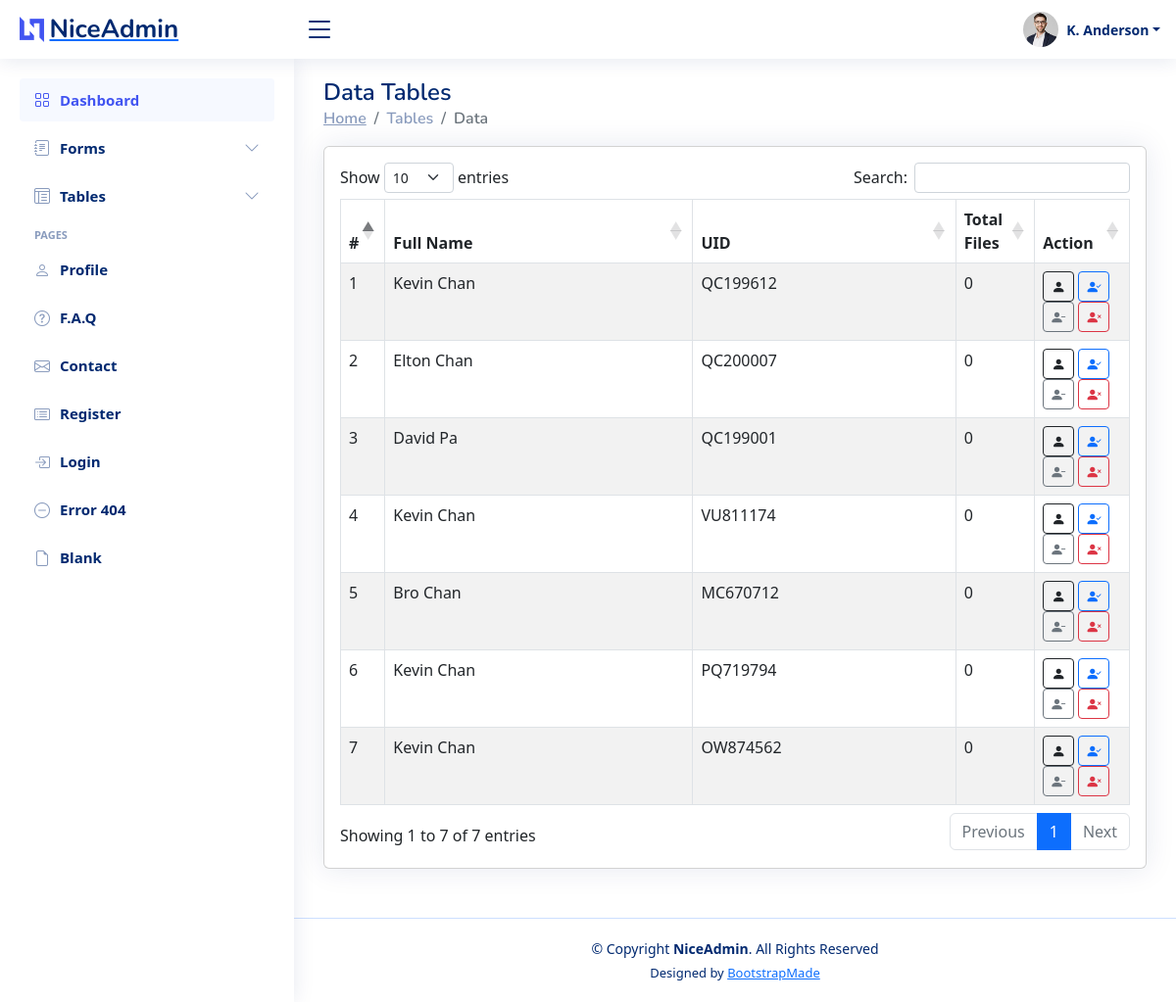
/table-file.php, run on an earlier commit of the app's database.
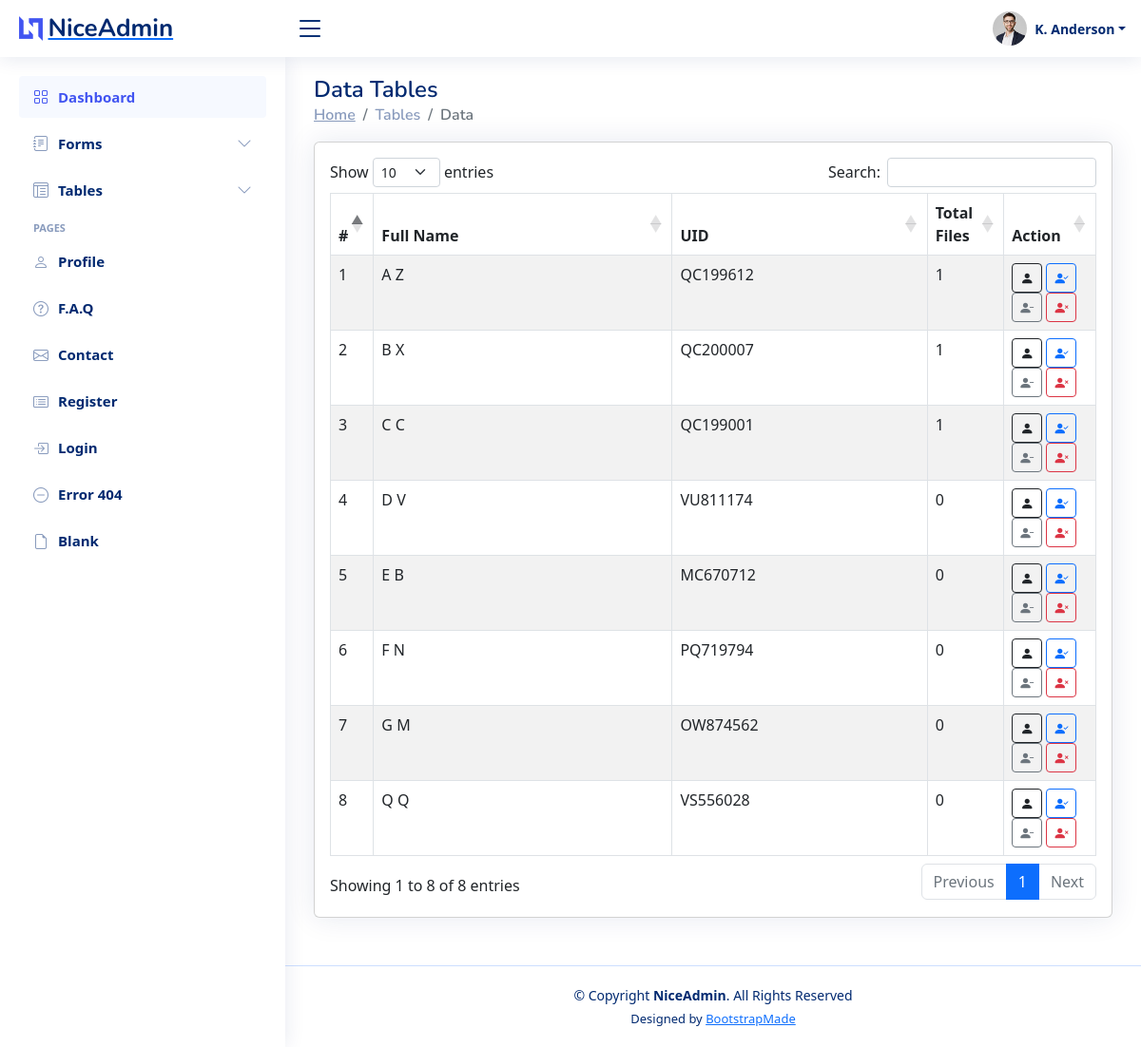
And on a later commit of the database.
### tables this page shows
CREATE TABLE IF NOT EXISTS `employee` (
  `id` int(11) NOT NULL AUTO_INCREMENT,
  `firstname` varchar(255) NOT NULL,
  `lastname` varchar(255) NOT NULL,
  `gender` varchar(255) NOT NULL,
  `birthdate` date NOT NULL,
  `address` varchar(255) NOT NULL,
  `city` varchar(255) NOT NULL,
  `province` varchar(255) NOT NULL,
  `country` varchar(255) NOT NULL,
  `postalcode` varchar(255) NOT NULL,
  `email` varchar(255) NOT NULL,
  `mobile` varchar(255) NOT NULL,
  `homephone` varchar(255) NOT NULL,
  `SIN` varchar(255) NOT NULL,
  `UID` varchar(255) NOT NULL,
  `position` varchar(255) NOT NULL,
  `payclass` varchar(255) NOT NULL,
  `supervisor` varchar(255) NOT NULL,
  `status` varchar(255) NOT NULL DEFAULT 'Active',
  `access` int(11) NOT NULL DEFAULT '0',
  `region` varchar(255) NOT NULL,
  `start_date` date DEFAULT NULL,
  PRIMARY KEY (`id`),
  UNIQUE KEY `SIN` (`SIN`),
  UNIQUE KEY `UID` (`UID`)
);

### Model/file-db-manager.php (called while the page is built)
<?php
class DB_Manager
{
    private $db;
    public function __construct()
    {
        $host = "localhost";
        $user = "root";
        $pass = "";
        $dbname = "RFBT";
        try {
            $this->db = new PDO("mysql:host=$host;dbname=$dbname", $user, $pass);
            $this->db->setAttribute(PDO::ATTR_ERRMODE, PDO::ERRMODE_EXCEPTION);
            $this->db->setAttribute(PDO::ATTR_EMULATE_PREPARES, false);
        } catch (Exception $e) {
            die("Database Connection Error: " . $e->getMessage());
        }
    }
    public function get_file_employee()
    {
        $query = $this->db->query("SELECT employee.id, employee.firstname, employee.lastname, employee.UID, COUNT(pdf_filess.UID) as count FROM employee
        LEFT JOIN pdf_filess ON employee.UID = pdf_filess.UID GROUP BY employee.UID ORDER BY id;");
        $array = $query->fetchAll(PDO::FETCH_ASSOC);
        return $array;
    }
}

### table-file.php (the view, shortened to what this page needs)
<?php
require "../HRIS/Model/file-db-manager.php";
$database = new DB_Manager();
$get_file_employee = $database->get_file_employee();
?>
<main id="main" class="main">
    <div class="pagetitle">
        <h1>Data Tables</h1>
        <nav>
            <ol class="breadcrumb">
                <li class="breadcrumb-item"><a href="index.php">Home</a></li>
                <li class="breadcrumb-item">Tables</li>
                <li class="breadcrumb-item active">Data</li>
            </ol>
        </nav>
    </div>
    <section class="section">
        <form action="" method="post">
            <div class="col-lg justify-content-center">
                <div class="card">
                    <div class="card-body">
                        <div class="dataTable-container">
                            <table id="emp_table" class="table table-striped table-bordered" width="100%">
                                <thead>
                                    <tr>
                                        <th>#</th>
                                        <th>Full Name</th>
                                        <th>UID</th>
                                        <th>Total Files</th>
                                        <th>Action</th>
                                    </tr>
                                </thead>
                                <tbody>
                                    <?php foreach ($get_file_employee as $file_employee) : ?>
                                        <tr name="p_id">
                                            <td width="3%"><?= $file_employee['id'] ?></td>
                                            <td><?= $file_employee['firstname'] . ' ' . $file_employee['lastname'] ?></td>
                                            <td><?= $file_employee['UID'] ?></td>
                                            <td width="10%"><?= $file_employee['count'] ?></td>
                                            <td width="12%">
                                                <div class="row">
                                                    <div class="col">
                                                        <button type="button" class="btn btn-outline-dark btn-sm" id="<?= $employee['id'] ?>" title="View" data-bs-toggle="tooltip"><i class="bi bi-person-fill"></i></button>
                                                        <a href="edit-forms-elements.php?employee_id=<?= $employee['id'] ?>" class="btn btn-outline-primary btn-sm" role="button" title="Edit" data-bs-toggle="tooltip">
                                                            <i class="bi bi-person-check-fill">
                                                            </i>
                                                        </a>
                                                        <a href="tables-data.php?employee_status_id=<?= $employee['id'] ?>" class="btn btn-outline-secondary btn-sm" role="button" title="Status" data-bs-toggle="tooltip">
                                                            <i class="bi bi-person-dash-fill"></i>
                                                        </a>
                                                        <a href="tables-data.php?employee_delete_id=<?= $employee['id'] ?>" class="btn btn-outline-danger btn-sm" role="button" title="Delete" data-bs-toggle="tooltip">
                                                            <i class="bi bi-person-x-fill"></i>
                                                        </a>
                                                    </div>
                                                </div>
                                            </td>
                                        </tr>
                                    <?php endforeach ?>
                                </tbody>
                            </table>
                        </div>
                    </div>
                </div>
            </div>
        </form>
    </section>
</main>

What changed in the data, as far as the page shows it:
changed employee "QC199612": firstname "Kevin" → "A"; lastname "Chan" → "Z"; count "0" → "1"
changed employee "QC200007": firstname "Elton" → "B"; lastname "Chan" → "X"; count "0" → "1"
changed employee "QC199001": firstname "David" → "C"; lastname "Pa" → "C"; count "0" → "1"
changed employee "VU811174": firstname "Kevin" → "D"; lastname "Chan" → "V"
changed employee "MC670712": firstname "Bro" → "E"; lastname "Chan" → "B"
changed employee "PQ719794": firstname "Kevin" → "F"; lastname "Chan" → "N"
changed employee "OW874562": firstname "Kevin" → "G"; lastname "Chan" → "M"
added employee: id "8", firstname "Q", lastname "Q", UID "VS556028", count "0"
Also different on the page:
text written by a page script: "Show entries Search: Showing 1 to 7 of 7 entries Previous 1 Next" → "Show entries Search: Showing 1 to 8 of 8 entries Previous 1 Next"
